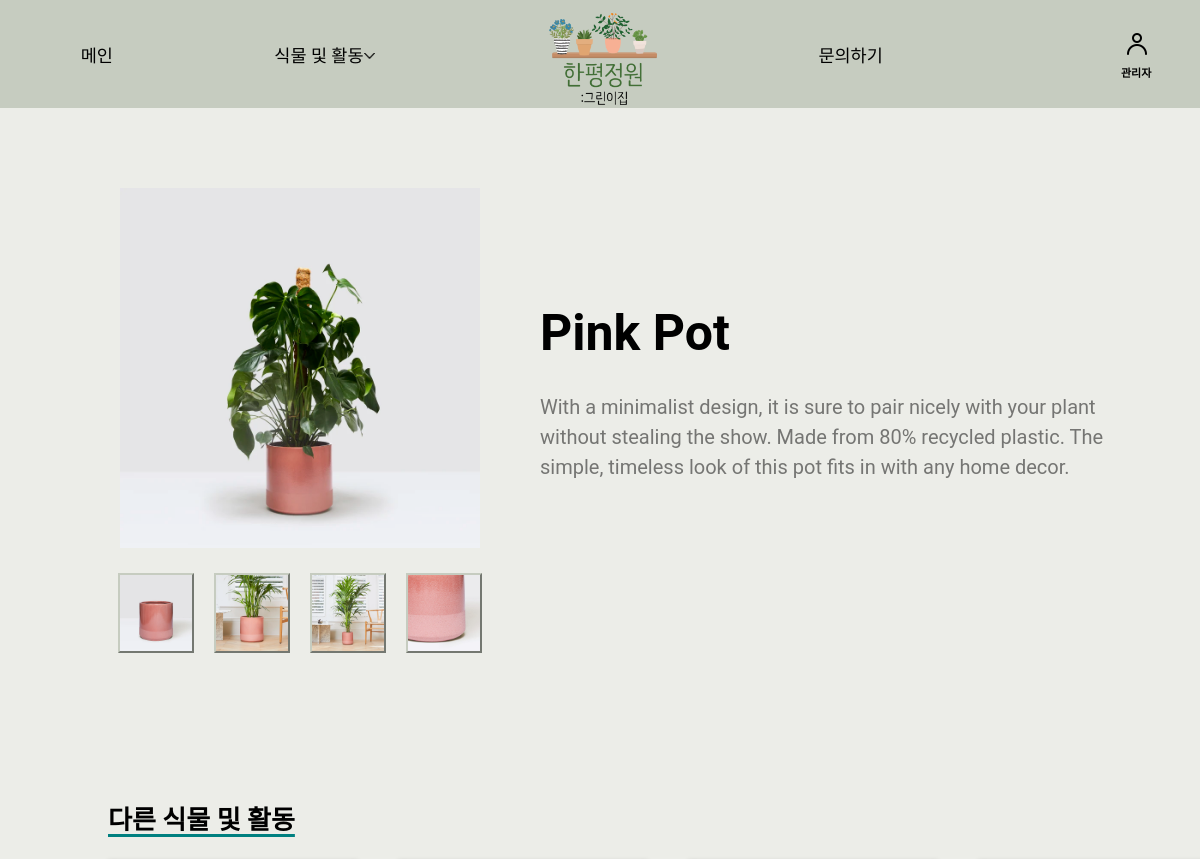
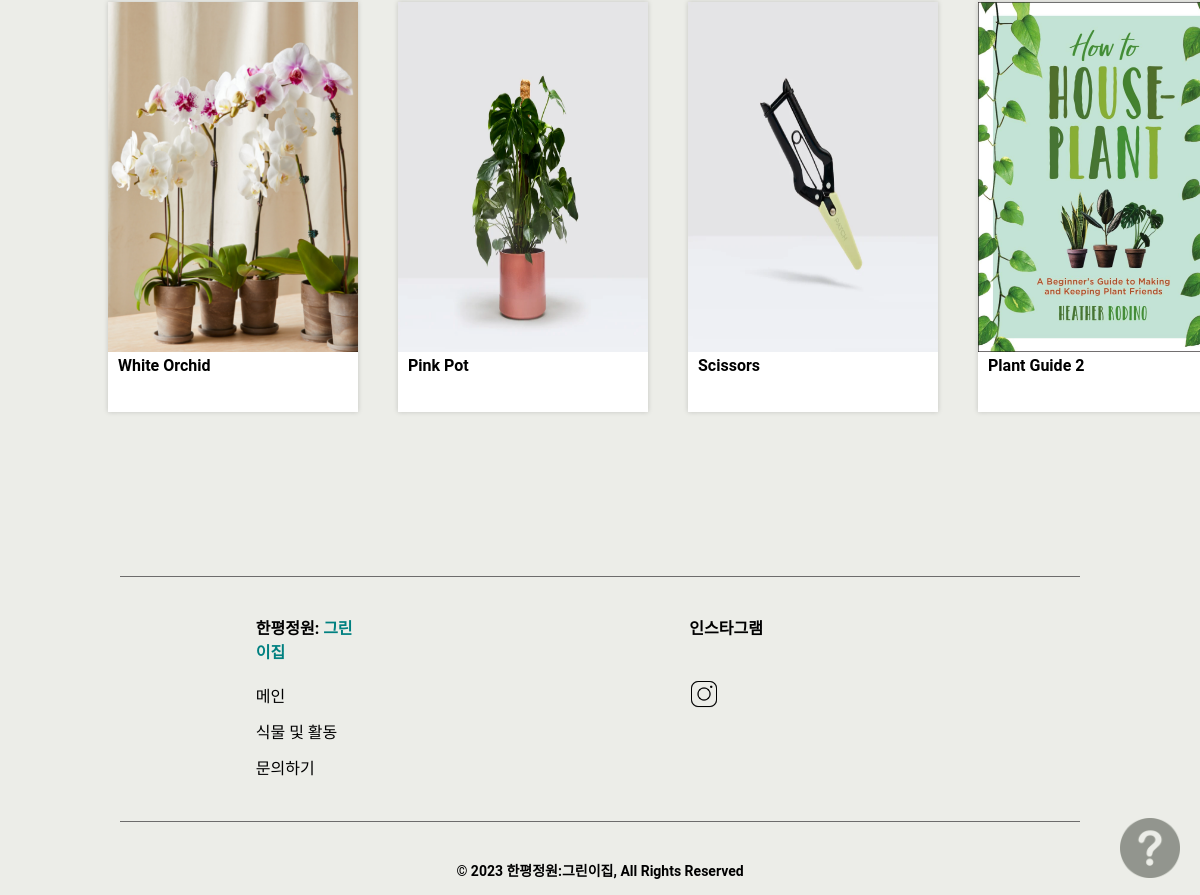
The app's page /Code/productDetails.php?pid=9 with its own data (2 pictures, top to bottom).
### tables this page shows
CREATE TABLE `products` (
  `PID` int(11) NOT NULL,
  `PName` varchar(30) NOT NULL,
  `PPrice` decimal(10,0),
  `PStock` int(11),
  `PCategory` varchar(30) NOT NULL,
  `P_Description` varchar(1000) NOT NULL,
  `Pic1` varchar(30) NOT NULL,
  `Pic2` varchar(30) NOT NULL,
  `Pic3` varchar(30) NOT NULL,
  `Pic4` varchar(30) NOT NULL,
  `Pic5` varchar(30) NOT NULL,
  `Phumidity` varchar(500),
  `Plight` varchar(500) ,
  `Pwatering` varchar(500)
);

### Code/productDetails.php (the view, shortened to what this page needs)
<!DOCTYPE html>
<html lang="en">
<head>
    <link rel="stylesheet" href="./product.css">
    <link href="https://stackpath.bootstrapcdn.com/font-awesome/4.7.0/css/font-awesome.min.css" rel="stylesheet">
</head>
<body>
    <?php
    include('includes/header.php');
    include('includes/db-con.php');
    include('includes/helpPopup.php');
    ?>
    <?php
            $pid = $_GET['pid'];
            $sql = "SELECT * FROM Products WHERE PID= $pid;";
            $result= mysqli_query($conn, $sql);
            $row = mysqli_fetch_assoc($result);
            $imgUrl = "img/".$row['Pic1'];
            $PDes = $row['P_Description'];
            $PName = $row['PName'];
    echo "
        <section class='product-section'>
        <div class='left'>
        <div class='big-img'>
            <img src=$imgUrl alt=$PName>
            </div>";
        $sql = "SELECT Pic2, Pic3, Pic4, Pic5 FROM products WHERE PID= $pid;";
        $result= mysqli_query($conn, $sql);
        $row = mysqli_fetch_row($result);
        echo "<div class='images'>";
        for($i=0 ; $i<=3; $i++){
            echo"
                <div class='smll-img'>
                    <img src='img/".$row[$i]."' onclick='showImg(this.src)' >
                </div>";
        }
        echo "
        </div>
        </div>
            <div class='product-detail' style='width: 50vw;'>
                <h1 class='product-title'> $PName </h1>
                <p class='product-des'> $PDes</p>
                <div class='quantity' style='width: 12.5vw;'>
                 </div>
            </div>
        </section> ";
        ?>
        <br><br><br><br>
        <section id="second">
        <div class="container">
    <h2 class="title">다른 식물 및 활동</h2>
    <div class="product-container">
    <?php
        $sql = "SELECT * FROM Products ORDER BY PID DESC LIMIT 4;";
        $result = mysqli_query($conn, $sql);
        while($row = mysqli_fetch_assoc($result)) {
            $pid = $row['PID'];
            $imgUrl = "img/".$row['Pic1'];
            $pname = $row['PName'];
            echo "<div class='product-card'>
                <div class='product-img'>
                    <a href='productDetails.php?pid=".$pid."'><img src='$imgUrl' alt='$pname'></a>
                </div>
                <h3 class='card-name'>$pname</h3>
                <input type='hidden' name='pname' value='$pname'>
                <input type='hidden' name='pimg' value='$imgUrl'>
                <input type='hidden' name='quantity' value='1'>
            </div>";
        }
    ?>
    </div>
</div>
</section>
    <br><br><br><br>
</body>
</html>

### Code/product.css (style rules this page uses)
* { margin: 0%; padding: 0%; box-sizing: border-box; font-family: "Roboto", sans-serif; }
a { text-decoration: none; }
ul { list-style: none; }
body { background-color: #ecede8; }
.left { width: 100%; display: flex; flex-direction: column; align-items: center; }
.big-img { width: 100%; margin-top: 30px; padding: 0px 5vw; display: flex; }
.big-img img { width: 100%; }
.images { display: flex; justify-content: space-between; width: 80%; margin-top: 15px; }
.smll-img { height: auto; overflow: hidden; margin: 10px; max-width: 150x; max-height: 150px; }
.smll-img img { width: 100%; height: 100%; cursor: pointer; border: 2px outset #c6ccc0; transition: all 0.3s ease; }
.product-detail { align-self: center; margin-top: 25px; }
.product-section { width: 90%; display: flex; margin: 0 auto; justify-content: flex-start; margin-top: 50px; }
.product-title { font-size: 50px; }
.product-des { margin: 30px 0; opacity: 0.5; font-size: 20px; line-height: 30px; }
#second .container { width: 90%; height: 70vh; margin-top: 5%; margin-left: 9%; }
#second .title { font-size: 26px; text-decoration: underline; text-decoration-color: teal; text-decoration-thickness: 2.5px; text-underline-offset: 0.2em; }
#second .product-container { margin-top: 25px; display: flex; }
#second .product-card { flex: 0 0 auto; width: 250px; height: 410px; margin-right: 40px; background-color: white; box-shadow: 0px 0px 5px #0000002c; position: relative; transition: 0.5s ease; }
#second .product-card img { width: 250px; height: 350px; cursor: pointer; }
#second .product-img { width: 100%; height: 300; }
#second .card-name { margin-left: 10px; font-size: 16px; }
hr { width: 80%; display: block; height: 1px; border: 0; border-top: 1px solid #6d6c6c; margin: 0 auto; padding: 0; }
.row { width: 85%; margin: 0 auto; display: flex; align-items: flex-start; justify-content: space-around; }
.col { flex-basis: 25%; margin-bottom: 30px; }
.col:nth-child(3), .col:nth-child(1) { flex-basis: 10%; }
.title { margin-bottom: 20px; font-weight: bold; }
.title span { color: teal; }
.copyright { font-size: 14px; text-align: center; margin-bottom: 15px; }
.social-icons { display: flex; }
.social-icons img { width: 30px; height: 30px; text-align: center; line-height: 40px; font-size: 20px; margin-right: 15px; margin-top: 20px; }
.pages { display: flex; justify-content: space-around; flex-direction: column; }
.pages li { list-style: none; margin-bottom: 12px; }
.pages li a { color: black; }

### records on screen
products: Pic1 (picture), Pic2 (picture), Pic3 (picture), Pic4 (picture), Pic5 (picture), PName "Pink Pot", P_Description "With a minimalist design, it is sure to pair nicely with your plant without stealing the show. Made from 80% recycled plastic. The simple, timeless look of this pot fits in with any home decor."
products: Pic1 (picture), PName "White Orchid"
products: Pic1 (picture), PName "Scissors"
products: Pic1 (picture), PName "Plant Guide 2"
